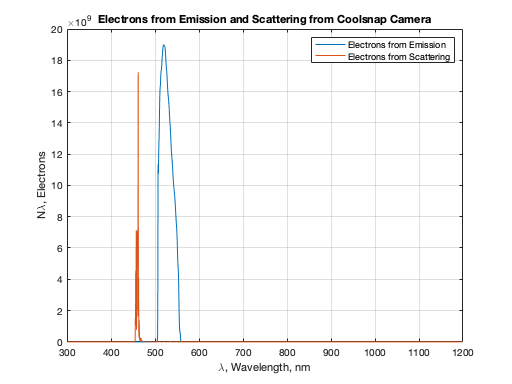
%> input picture MonomerWork/update2.png, 512 x 384 px
$ octave --eval "result = process_new('../MonomerWork/update2.png');"   (GNU Octave 9; MATLAB toolbox functions it lacks are replaced by stand-ins)
%> lines starting %> are read from the running program, lines starting %| are printed output that depends on the picture
function OUTPUT = process_new(PATH)
%> called with PATH = '../MonomerWork/update2.png'
%% Input JAVA Image
I = imread(PATH);
%> I is the input picture: size 384x512x3 uint8; mean R, G, B 247.9, 247.6, 247.6
I = I(:,:,1); %Greyscale
%> I: size 384x512 uint8

%% Normalize/Threshold
I = histeq(I);
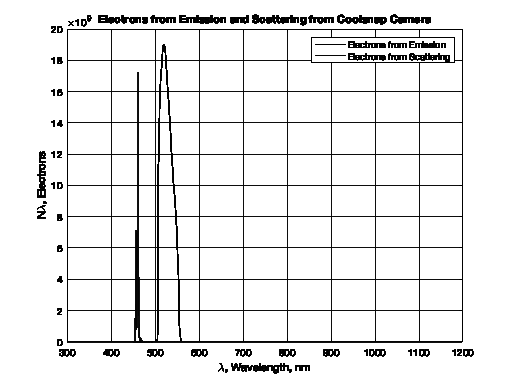
%> I: size 384x512 uint8; min 0, max 255, mean 236
normalizationval = 255;
normalization = normalizationval.*normalize(double(I), 'range');
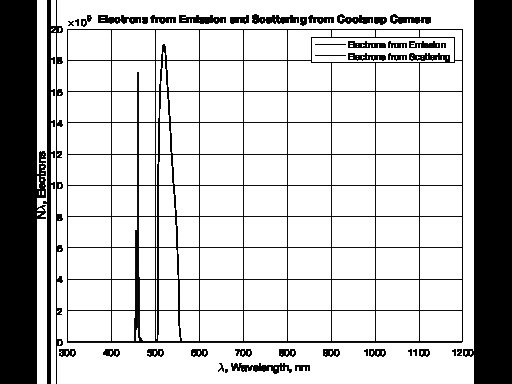
%> normalization: size 384x512 double; min 0, max 255, mean 196.1
I = uint8(normalization);
%> (the run ends here)

$ run again, on MonomerWork/update3.png
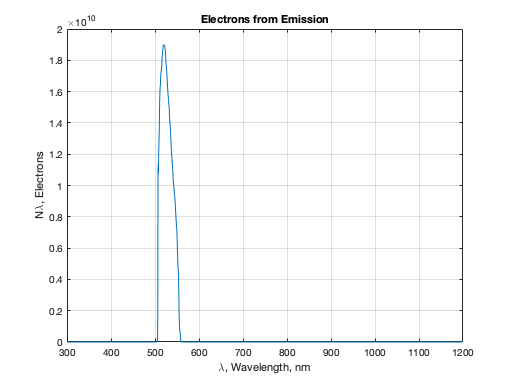
%> input picture MonomerWork/update3.png, 512 x 384 px
%> in process_new, I is the input picture: size 384x512x3 uint8; mean R, G, B 249.4, 250, 250.3
%> in process_new, `I = histeq(I);`:
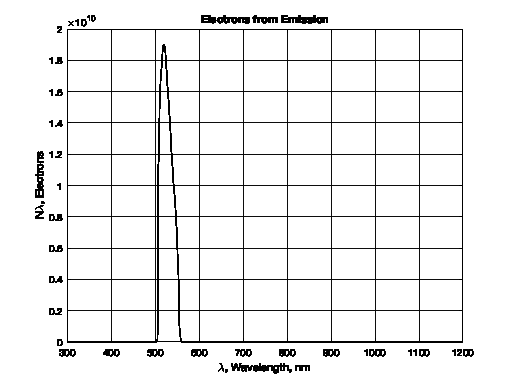
%> I: size 384x512 uint8; min 0, max 255, mean 239.7
%> in process_new, `normalization = normalizationval.*normalize(double(I), 'range');`:
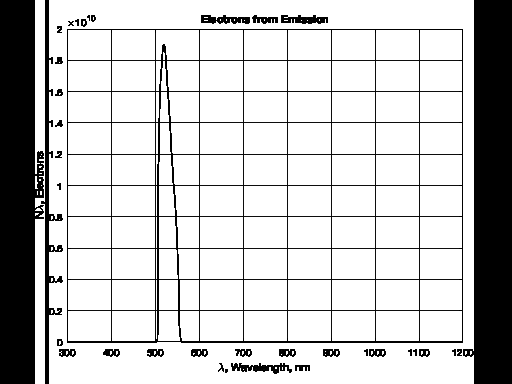
%> normalization: size 384x512 double; min 0, max 255, mean 201.4
